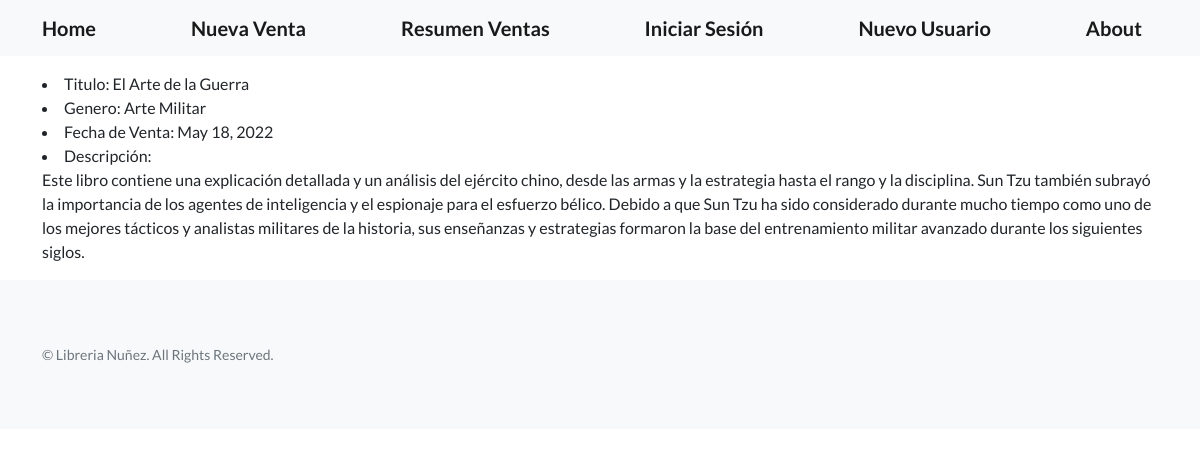
Screenshot of /ver-venta/4 with the database file from the repository.
### home/models.py (models this page shows, shortened)
class Libreria(models.Model):
    titulo = models.CharField(max_length=30)
    genero = models.CharField(max_length=30)
    mes_venta = models.DateField()
    descripcion = RichTextField(null=True)

### home/views.py (the view)
# urls.py: path('ver-venta/<int:pk>', views.VerVenta.as_view(), name="ver_venta"),
class VerVenta(DetailView):
    model = Libreria
    template_name = 'home/ver_venta_cbv.html'

### home/templates/home/ver_venta_cbv.html (shortened to what this page needs)
{% extends 'home/base.html' %}
{% block mi_contenido  %}
<p>
    <li> Titulo: {{libreria.titulo}} </li>
    <li> Genero: {{libreria.genero}} </li>
    <li> Fecha de Venta: {{libreria.mes_venta}} </li>
    <li> Descripción: {{libreria.descripcion | safe}} </li>
</p>
{% endblock mi_contenido  %}

### rows the page displays
Libreria: titulo "El Arte de la Guerra", genero "Arte Militar", mes_venta "May 18, 2022", descripcion "Este libro contiene una explicación detallada y un análisis del ejército chino, desde las armas y la estrategia hasta el rango y la disciplina. Sun Tzu también subrayó la importancia de los agentes de inteligencia y el espionaje para el esfuerzo bélico. Debido a que Sun Tzu ha sido considerado durante mucho tiempo como uno de los mejores tácticos y analistas militares de la historia, sus enseñanzas y estrategias formaron la base del entrenamiento militar avanzado durante los siguientes siglos."
